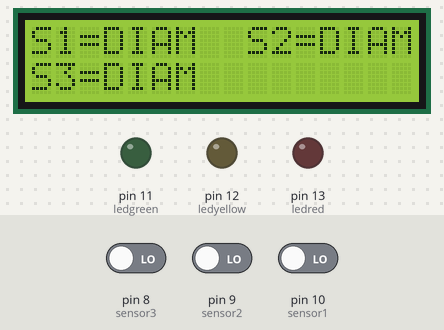
The sketch below on a simulated Arduino Uno, built with avr-gcc and run on an emulated ATmega328P. Parts: 16×2 character LCD, output pins drawn as LEDs (lit = HIGH). The inputs (shaded band) are chosen by the test bench; at power-on: pin 10 (sensor1) LOW, pin 8 (sensor3) LOW, pin 9 (sensor2) LOW. What the sketch prints to the serial monitor is not drawn.

Above: at 1.2 s.
1.3 s: pin 10 (sensor1) driven HIGH
At 1.78 s:
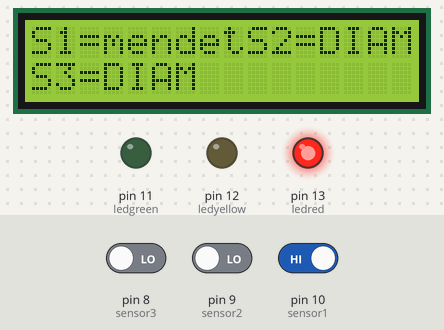
3.4 s: pin 8 (sensor3) driven HIGH
At 3.91 s:
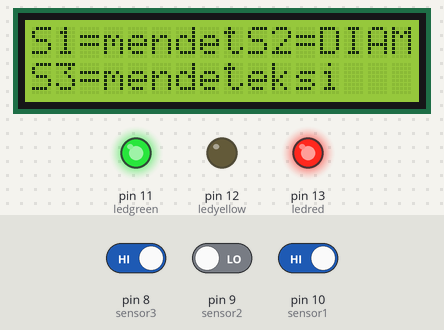
5.5 s: pin 9 (sensor2) driven HIGH
At 5.74 s:
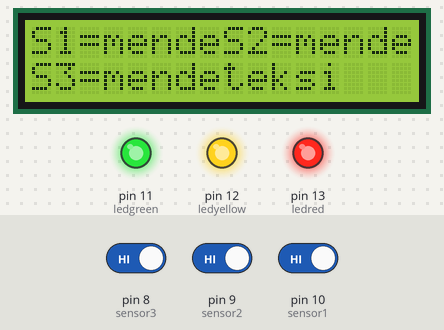
7.6 s: pin 8 (sensor3) driven LOW
At 8.19 s:
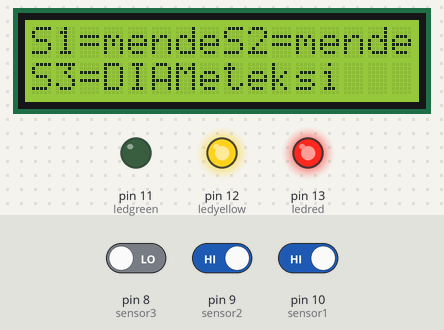
9.7 s: pin 10 (sensor1) driven LOW
At 10.4 s:
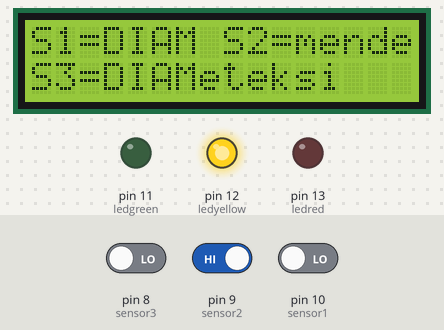
11.3 s: pin 8 (sensor3) driven HIGH
At 12.6 s:
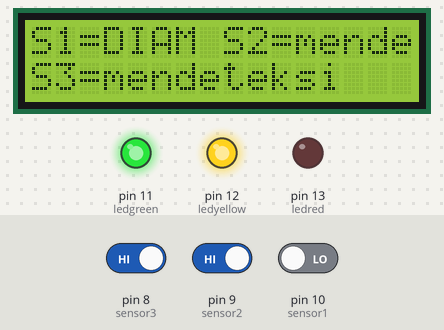
Timing chart, 0 to 14.0 s (numbered marks = the images above; inputs shaded):
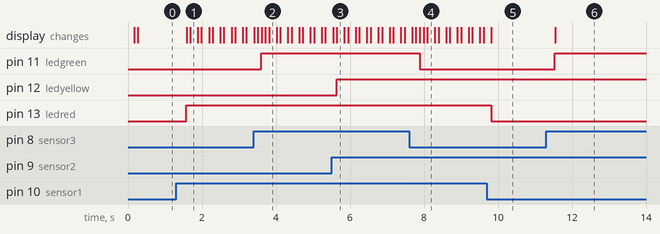

The sketch:

SENSOR_PIR.ino
```cpp
#include <LiquidCrystal.h>
const int rs = 7, en = 6, d4 = 5, d5 = 4, d6 = 3, d7 = 2;
LiquidCrystal lcd(rs, en, d4, d5, d6, d7);
int ledred = 13;
int ledyellow = 12;
int ledgreen =11;
int sensor1 = 10;
int sensor2 = 9;
int sensor3 = 8;
int state1 = LOW;
int state2 = LOW;
int state3 = LOW;
int val1 = 0;
int val2 = 0;
int val3 = 0;

void setup() {
pinMode(ledred, OUTPUT);
pinMode(ledyellow, OUTPUT);
pinMode(ledgreen, OUTPUT);
pinMode(sensor1, INPUT);
pinMode(sensor2, INPUT);
pinMode(sensor3, INPUT);
lcd.begin(16,2);
Serial.begin(9600);
}

void loop(){
val1 = digitalRead(sensor1);
val2 = digitalRead(sensor2);
val3 = digitalRead(sensor3);

if (val1==HIGH){
digitalWrite(ledred,HIGH);
lcd.setCursor(0,0);
lcd.print("S1=mendeteksi ");
delay(100);
if(state1==LOW){
Serial.println("MENDETEKSI GERAKAN SENSOR 1 !");
state1=HIGH;
}
}
else{
digitalWrite(ledred,LOW);
lcd.setCursor(0,0);
lcd.print("S1=DIAM ");
delay(100);

if(state1==HIGH){
Serial.println("TIDAK MENDETEKSI GERAKAN SENSOR 1");
state1=LOW;
}
}
if (val2==HIGH){
digitalWrite(ledyellow,HIGH);
lcd.setCursor(8,0);
lcd.print("S2=mendeteksi");
delay(100);

if(state2==LOW){
Serial.println("MENDETEKSI GERAKAN SENSOR 2 !");
state2=HIGH;
}
}
else{
digitalWrite(ledyellow,LOW);
lcd.setCursor(9,0);
lcd.print("S2=DIAM");
delay(100);

if(state2==HIGH){
Serial.println("TIDAK MENDETEKSI GERAKAN SENSOR 2");
state2=LOW;
}
}
if (val3==HIGH){
digitalWrite(ledgreen,HIGH);
lcd.setCursor(0,1);
lcd.print("S3=mendeteksi ");
delay(100);

if(state3==LOW){
Serial.println("MENDETEKSI GERAKAN SENSOR 3 !");
state3=HIGH;
}
}
else{
digitalWrite(ledgreen,LOW);
lcd.setCursor(0,1);
lcd.print("S3=DIAM");
delay(100);

if(state3==HIGH){
Serial.println("TIDAK MENDETEKSI GERAKAN SENSOR 3");
state3=LOW;
}
}
}
```

Measured:
- after the input at 1.3 s, pin 13 (ledred): LOW → HIGH after 0.28 s; the display: first changes after 0.28 s (image 1 shows a later state)
- after the input at 3.4 s, pin 11 (ledgreen): LOW → HIGH after 0.21 s; the display: first differs from a run without the input after 0.21 s (image 2)
- after the input at 5.5 s, pin 12 (ledyellow): LOW → HIGH after 0.14 s; the display: first differs from a run without the input after 0.14 s (image 3)
- after the input at 7.6 s, pin 11 (ledgreen): HIGH → LOW after 0.28 s; the display: first differs from a run without the input after 0.29 s (image 4)
- after the input at 9.7 s, pin 13 (ledred): HIGH → LOW after 0.12 s; the display: changes after 0.12 s (image 5)
- after the input at 11.3 s, pin 11 (ledgreen): LOW → HIGH after 0.24 s; the display: changes after 0.24 s (image 6)
